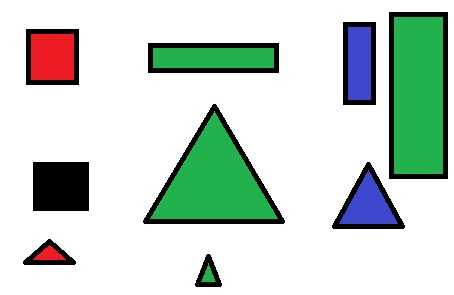
//> input picture color-recognition/test3.jpg, 454 x 295 px
$ ./main   (built with g++ and OpenCV 4)
//> lines starting //> are read from the running program, lines starting //| are printed output that depends on the picture; after the words box and inside, x2 and y2 are one past the last pixel; in counts of white or black regions, pixels touching at a corner belong together
//
//  main.cpp
//  opencv_project
//
//  Created by 김만기 on 28/04/2019.
//  Copyright © 2019 김만기. All rights reserved.
//

#include <iostream>
#include <opencv2/opencv.hpp>
#include <opencv2/highgui.hpp>
#include <opencv2/imgproc.hpp>

using namespace std;
using namespace cv;

enum MGColor {RED, GREEN, BLUE};

double angle(Point pt1, Point pt2, Point pt0)
{
    double dx1 = pt1.x - pt0.x;
    double dy1 = pt1.y - pt0.y;
    double dx2 = pt2.x - pt0.x;
    double dy2 = pt2.y - pt0.y;
    return (dx1 * dx2 + dy1 * dy2) / sqrt((dx1 * dx1 + dy1 * dy1) * (dx2 * dx2 + dy2 * dy2) + 1e-10);
}

void find_polygon(Mat image, vector<vector<Point>>& squares, vector<vector<Point>>& triangles)
{
    GaussianBlur(image, image, Size(5, 5), 1, 1);
    Mat gray0;
    cvtColor(image, gray0, COLOR_BGR2GRAY);
    Mat gray(image.size(), CV_8U);
    vector<vector<Point>> contours;

    gray = gray0 >= 100;

    findContours(gray, contours, RETR_LIST, CHAIN_APPROX_SIMPLE);

    vector<Point> approx;
    for(size_t i = 0; i < contours.size(); i++)
    {
        approxPolyDP(Mat(contours[i]), approx, arcLength(Mat(contours[i]), true) * 0.02, true);

        if(approx.size() == 3 && isContourConvex(Mat(approx)) && fabs(contourArea(Mat(approx))) > 1000)
        {
            if(approx[0].x == 0 || approx[0].y == 0)
                continue;
            if(approx[1].x == 0 || approx[1].y == 0)
                continue;
            if(approx[2].x == 0 || approx[2].y == 0)
                continue;


            // [11 lines of commented-out code are left out]
                triangles.push_back(approx);

        }

        if(approx.size() == 4 && isContourConvex(Mat(approx)) && fabs(contourArea(Mat(approx))) > 1000)
        {
            if(approx[0].x == 0 || approx[0].y == 0)
                continue;
            if(approx[1].x == 0 || approx[1].y == 0)
                continue;
            if(approx[2].x == 0 || approx[2].y == 0)
                continue;
            if(approx[3].x == 0 || approx[3].y == 0)
                continue;

            double maxCosine = 0;

            for(int j = 2; j < 5; j++)
            {
                double cosine = fabs(angle(approx[j%4], approx[j-2], approx[j-1]));
                maxCosine = max(maxCosine, cosine);
            }

            if(maxCosine < 0.3)
                squares.push_back(approx);
        }
    }
}

void find_largest_triangle(const vector<vector<Point>>& triangles, vector<Point>& biggest_triangle)
{
    if(triangles.size() <= 0) return;

    int max_width = 0;
    int max_height = 0;
    int max_triangle_idx = 0;

    for(int i = 0; i < (int)triangles.size(); i++)
    {
        Rect bound = boundingRect(Mat(triangles[i]));
        if(bound.width >= max_width && bound.height >= max_height)
        {
            max_width = bound.width;
            max_height = bound.height;
            max_triangle_idx = i;
        }
    }
    biggest_triangle = triangles[max_triangle_idx];
}

void find_largest_square(const vector<vector<Point>>& squares, vector<Point>& biggest_square)
{
    if(squares.size() <= 0) return;

    int max_width = 0;
    int max_height = 0;
    int max_square_idx = 0;

    for(int i = 0; i < (int)squares.size(); i++)
    {
        Rect rectangle = boundingRect(Mat(squares[i]));
        if((rectangle.width >= max_width) && (rectangle.height >= max_height))
        {
            max_width = rectangle.width;
            max_height = rectangle.height;
            max_square_idx = i;
        }
    }
    biggest_square = squares[max_square_idx];
}

// cropping matrix function
Rect crop_img(Mat& img, vector<Point>& largest_square)
{
    Point topLeft;
    Point bottomRight;

    sort(largest_square.begin(), largest_square.end(), [](Point a, Point b) {return a.x < b.x ;} );

    topLeft = largest_square[0];
    if(largest_square[0].y > largest_square[1].y)
        topLeft = largest_square[1];

    bottomRight = largest_square[2];
    if(largest_square[2].y < largest_square[3].y)
        bottomRight = largest_square[3];
    Rect ret(topLeft, bottomRight);
    return ret;
}

// calculating matrix color
// color is stored as B, G, R order
MGColor get_color(Mat& img)
{
    long long acc_b = 0, acc_g = 0, acc_r = 0;
    for(int i = 0; i < img.rows; i++)
    {
        for(int j = 0; j < img.cols; j++)
        {
            int b = img.at<Vec3b>(i, j)[0];
            int g = img.at<Vec3b>(i, j)[1];
            int r = img.at<Vec3b>(i, j)[2];

            if(b > 250 && g > 250 && r > 250) continue;
            acc_b += b;
            acc_g += g;
            acc_r += r;
        }
    }
    if(acc_b > acc_g && acc_b > acc_r)
    {
        return BLUE;
    }
    else if(acc_g > acc_b && acc_g > acc_r)
    {
        return GREEN;
    }
    else
    {
        return RED;
    }
    return RED;
}


int main(int argc, const char * argv[])
{
    Mat img = imread("test3.jpg", IMREAD_COLOR);
//> img is the input picture: 295 rows x 454 cols, CV_8UC3; mean B, G, R 203.7, 213, 198.4
    vector<vector<Point>> squares, triangles;
    vector<Point> largest_square, largest_triangle;

    find_polygon(img, squares, triangles);
//> in find_polygon, `gray = gray0 >= 100;`:
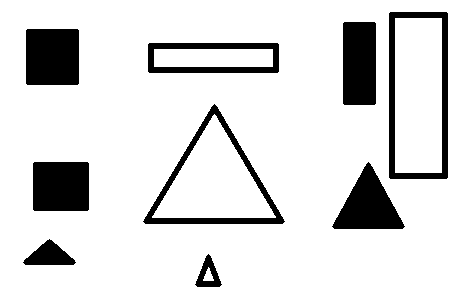
//> gray: 295 rows x 454 cols, CV_8UC1; 85.9% white; 9 black regions
//> in find_polygon, `findContours(gray, contours, RETR_LIST, CHAIN_APPROX_SIMPLE);`: contours = 14 contours; largest, box (x1, y1, x2, y2) and area: (0, 0, 454, 295) 133182, (388, 11, 449, 180) 10072, (142, 103, 286, 225) 8998, (395, 18, 442, 173) 7084, (152, 114, 276, 218) 6394
//> the loop in find_polygon, `for(size_t i = 0; i < contours.size(); i++)` made 14 passes
//> maxCosine on passes 11 to 13: 0.038, 0, 0.0224
//> squares = 7 contours; box (x1, y1, x2, y2) and area: (388, 11, 449, 180) 9632, (395, 18, 442, 173) 7084, (147, 42, 280, 74) 3774, (25, 28, 80, 86) 2864, (32, 161, 90, 212) 2644, (342, 21, 377, 106) 2628, (154, 49, 273, 67) 2006; triangles = 3 contours; box (x1, y1, x2, y2) and area: (142, 103, 286, 222) 8437, (152, 114, 276, 218) 6304, (331, 161, 403, 230) 2363
    find_largest_square(squares, largest_square);
//> the loop in find_largest_square, `for(int i = 0; i < (int)squares.size(); i++)` made 7 passes
//> (rectangle, max_width, max_height) on passes 1, 7: (Rect(32, 161, 58, 51), 58, 51), (Rect(388, 11, 61, 169), 61, 169)
//> rectangle on passes 2 to 6: Rect(154, 49, 119, 18), Rect(147, 42, 133, 32), Rect(25, 28, 55, 58), Rect(342, 21, 35, 85), Rect(395, 18, 47, 155)
//> after the loop in find_largest_square, `for(int i = 0; i < (int)squares.size(); i++)`: max_width = 61; max_height = 169; max_square_idx = 6
//> in find_largest_square, `biggest_square = squares[max_square_idx];`: biggest_square = 4 Points (x, y): [390, 11], [448, 13], [446, 179], [388, 177]
//> largest_square has the same summary as biggest_square in find_largest_square
    find_largest_triangle(triangles, largest_triangle);
//> the loop in find_largest_triangle, `for(int i = 0; i < (int)triangles.size(); i++)` made 3 passes
//> (bound, max_width, max_height) on passes 1 to 3: (Rect(331, 161, 72, 69), 72, 69), (Rect(152, 114, 124, 104), 124, 104), (Rect(142, 103, 144, 119), 144, 119)
//> after the loop in find_largest_triangle, `for(int i = 0; i < (int)triangles.size(); i++)`: max_width = 144; max_height = 119; max_triangle_idx = 2
//> in find_largest_triangle, `biggest_triangle = triangles[max_triangle_idx];`: biggest_triangle = 3 Points (x, y): [285, 221], [142, 221], [214, 103]
//> largest_triangle has the same summary as biggest_triangle in find_largest_triangle


    if(largest_square.size() <= 0)
    {
        cout << "no largest square!" << endl;
        exit(0);
    }

    if(largest_triangle.size() <= 0)
    {
        cout << "no largest triangle!" << endl;
        exit(0);
    }

    // determine triangle color
    Rect cropped_rect = boundingRect(Mat(largest_triangle));
//> cropped_rect = Rect(142, 103, 144, 119)
    Mat cropped_mat = img(cropped_rect);
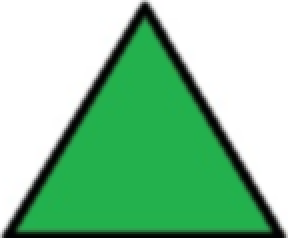
//> cropped_mat: 119 rows x 144 cols, CV_8UC3 (shown 2 times larger); mean B, G, R 158, 197.9, 141.4
    MGColor color = get_color(cropped_mat);
//> the loop in get_color, `for(int i = 0; i < img.rows; i++)` made 119 passes
//> (acc_b, acc_g, acc_r) on passes 1 to 12: (1530, 1530, 1529), (3133, 3136, 3130), (4318, 4324, 4311), (5696, 5706, 5683), (7226, 7244, 7204), (8403, 8431, 8372), (9570, 9611, 9527), (10755, 10824, 10700), (12229, 12359, 12153), (13914, 14177, 13799), (15330, 15809, 15138), (17323, 18120, 17003)
//> after the loop in get_color, `for(int i = 0; i < img.rows; i++)`: acc_b = 699266; acc_g = 1382601; acc_r = 415493
    if(color == BLUE)
    {
        cout << "BLUE" << endl;
    }
    else if(color == GREEN)
    {
        cout << "GREEN" << endl;
    }
    else
    {
        cout << "RED" << endl;
    }

    // determine rectangle color
    cropped_rect = crop_img(img, largest_square);
//> in crop_img, `sort(largest_square.begin(), largest_square.end(), [](Point a, Point b..`: largest_square = 4 Points (x, y): [388, 177], [390, 11], [446, 179], [448, 13]
//> in crop_img, `topLeft = largest_square[0];`: topLeft = Point(388, 177)
//> in crop_img, `topLeft = largest_square[1];`: topLeft = Point(390, 11)
//> in crop_img, `bottomRight = largest_square[2];`: bottomRight = Point(446, 179)
//> in crop_img, `Rect ret(topLeft, bottomRight);`: ret = Rect(390, 11, 56, 168)
//> cropped_rect = Rect(390, 11, 56, 168)
    cropped_mat = img(cropped_rect);
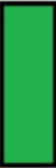
//> cropped_mat: 168 rows x 56 cols, CV_8UC3; mean B, G, R 66.1, 147.1, 32.4
    color = get_color(cropped_mat);
//> the loop in get_color (call 2), `for(int i = 0; i < img.rows; i++)` made 168 passes
//> (acc_b, acc_g, acc_r) on passes 1 to 3: (10028, 10028, 10028), (14294, 14294, 14294), (15092, 15129, 15092)

    if(color == BLUE)
    {
        cout << "BLUE" << endl;
    }
    else if(color == GREEN)
    {
        cout << "GREEN" << endl;
    }
    else
    {
        cout << "RED" << endl;
    }


    //draw lines for triangle
    for(auto triangle : triangles)
    {
        for(int i = 0; i < triangle.size(); i++)
        {
            line(img, triangle[i % 3], triangle[(i+1) % 3], Scalar(255, 255, 0), 4, 8);
        }
    }
//> this loop made 3 passes
//> triangle on passes 1 to 3: 3 Points (x, y): [368, 161], [402, 229], [331, 226], 3 Points (x, y): [275, 216], [214, 114], [152, 217], 3 Points (x, y): [285, 221], [142, 221], [214, 103]
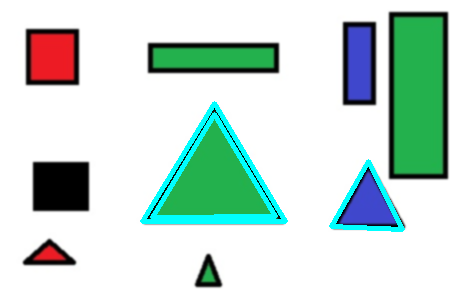
//> img: 295 rows x 454 cols, CV_8UC3; mean B, G, R 210.1, 218.5, 196.1
    for(int i = 0; i < largest_triangle.size(); i++)
    {
        line(img, largest_triangle[i % 3], largest_triangle[(i+1) % 3], Scalar(0, 255, 255), 4, 8);
    }
//> this loop made 3 passes
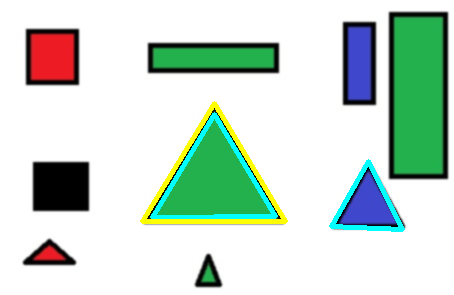
//> img: 295 rows x 454 cols, CV_8UC3; 1.51% of pixels changed, all inside (x1, y1, x2, y2) = (140, 101, 288, 224)


    // draw lines for rectangle
    for(auto square : squares)
    {
        Rect cropped_rect = crop_img(img, square);
        rectangle(img, cropped_rect, Scalar(255, 255, 0), 4, 8);
    }
//> this loop made 7 passes
//> (square, cropped_rect) on passes 1 to 4: (4 Points (x, y): [32, 163], [34, 211], [87, 161], [89, 209], Rect(32, 163, 57, 46)), (4 Points (x, y): [154, 49], [154, 66], [272, 66], [272, 49], Rect(154, 49, 118, 17)), (4 Points (x, y): [147, 44], [149, 73], [277, 42], [279, 71], Rect(147, 44, 132, 27)), (4 Points (x, y): [25, 83], [27, 28], [77, 85], [79, 30], Rect(27, 28, 50, 57))
//> cropped_rect on passes 5 to 7: Rect(344, 21, 30, 84), Rect(395, 18, 46, 154), Rect(390, 11, 56, 168)
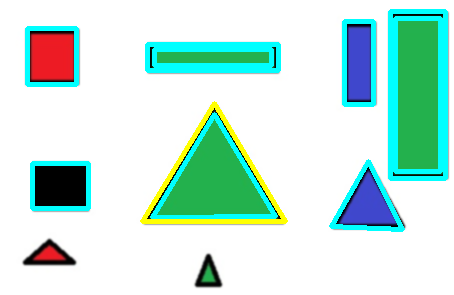
//> img: 295 rows x 454 cols, CV_8UC3; 7.61% of pixels changed, all inside (x1, y1, x2, y2) = (25, 9, 448, 211)
    rectangle(img, cropped_rect, Scalar(0, 255, 255), 4, 8);
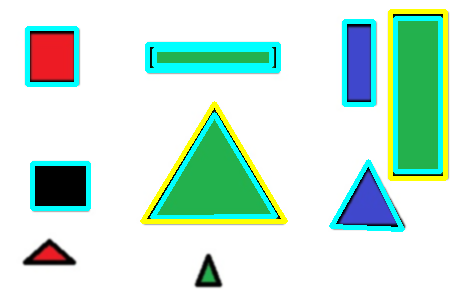
//> img: 295 rows x 454 cols, CV_8UC3; 1.65% of pixels changed, all inside (x1, y1, x2, y2) = (388, 9, 448, 181)

    imshow("happy", img);
    waitKey(0);


    return 0;
}
